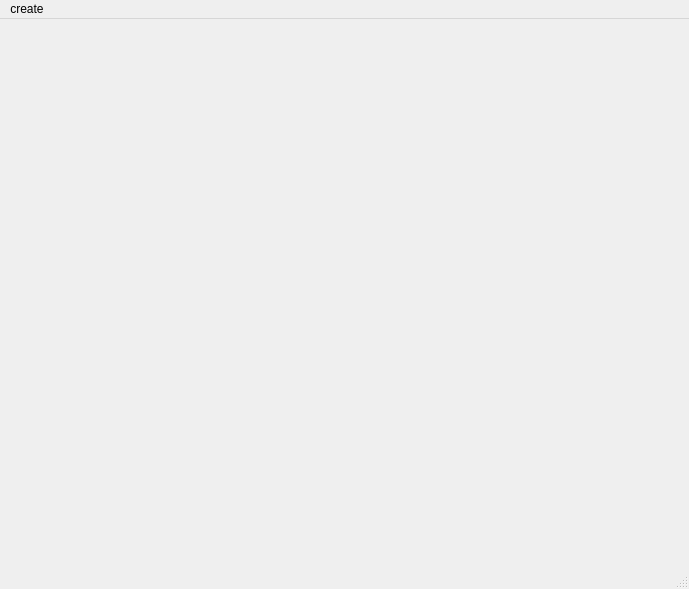
<?xml version="1.0" encoding="UTF-8"?>
<ui version="4.0">
 <class>VertexLabWindow</class>
 <widget class="QMainWindow" name="VertexLabWindow">
  <property name="geometry">
   <rect>
    <x>0</x>
    <y>0</y>
    <width>689</width>
    <height>589</height>
   </rect>
  </property>
  <property name="windowTitle">
   <string>VertexLabWindow</string>
  </property>
  <widget class="QWidget" name="centralwidget">
   <layout class="QVBoxLayout" name="verticalLayout"/>
  </widget>
  <widget class="QMenuBar" name="menubar">
   <property name="geometry">
    <rect>
     <x>0</x>
     <y>0</y>
     <width>689</width>
     <height>21</height>
    </rect>
   </property>
   <widget class="QMenu" name="menucreate">
    <property name="title">
     <string>create</string>
    </property>
    <addaction name="actionbottle"/>
    <addaction name="separator"/>
    <addaction name="actioncloud_point"/>
   </widget>
   <addaction name="menucreate"/>
  </widget>
  <widget class="QStatusBar" name="statusbar"/>
  <action name="actionbottle">
   <property name="text">
    <string>bottle</string>
   </property>
  </action>
  <action name="actioncloud_point">
   <property name="text">
    <string>cloud point</string>
   </property>
  </action>
 </widget>
 <resources/>
 <connections>
  <connection>
   <sender>actionbottle</sender>
   <signal>triggered()</signal>
   <receiver>VertexLabWindow</receiver>
   <slot>drawBottle()</slot>
   <hints>
    <hint type="sourcelabel">
     <x>-1</x>
     <y>-1</y>
    </hint>
    <hint type="destinationlabel">
     <x>344</x>
     <y>294</y>
    </hint>
   </hints>
  </connection>
 </connections>
 <slots>
  <slot>drawBottle()</slot>
 </slots>
</ui>
